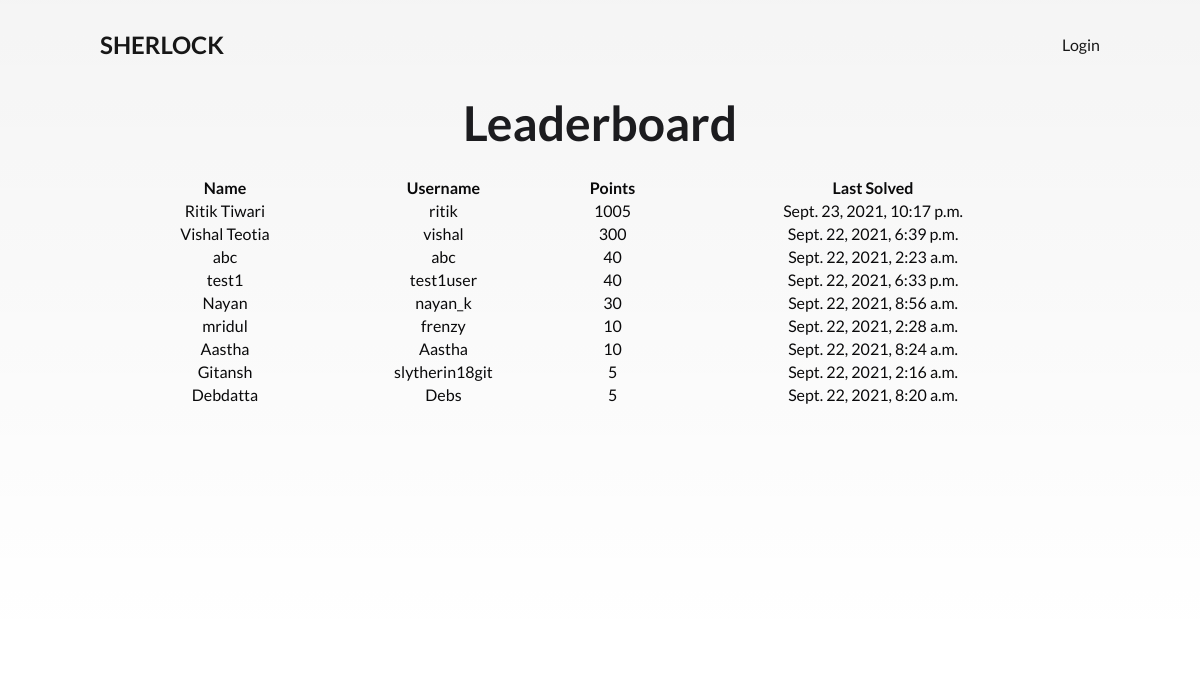
The page /leaderboard/ on the database as committed earlier.
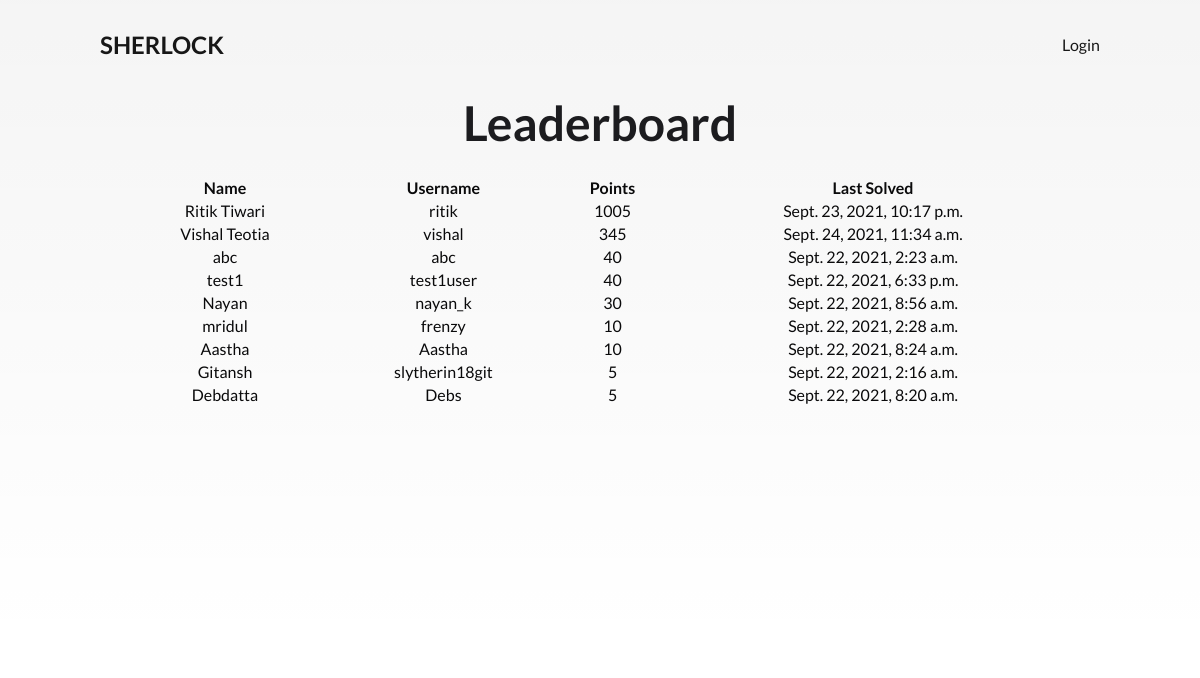
The same page on the database as committed later.
### quiz/models.py (models this page shows, shortened)
class stud(models.Model):
	name = models.CharField(max_length=32)
	username = models.CharField(max_length=32)
	points = models.PositiveIntegerField(default=0)
	lql = models.PositiveIntegerField(default=1)
	time = models.DateTimeField(default=timezone.now)

### quiz/views.py (the view)
# urls.py: path('leaderboard/', quiz_view.leaderboard, name='leaderboard'),
def leaderboard(request):
	stud_list = stud.objects.all().order_by('-points')
	return render(request, 'quiz/leaderboard.html', {'list': stud_list})

### quiz/templates/quiz/leaderboard.html (shortened to what this page needs)
{% extends 'quest/base.html' %} {% load crispy_forms_tags %}  {% block content %}
<div class="cover1 centered">
  <h1>Leaderboard</h1>
  <table class="w3-table w3-striped w3-border w3-center-align" width="80%">
    <tr class="w3-center w3-blue">
      <th>Name</th>
      <th>Username</th>
      <th>Points</th>
      <th>Last Solved</th>
    </tr>
    {% for user in list%}
    <tr>
      <td>{{ user.name }}</td>
      <td>{{ user.username }}</td>
      <td>{{user.points}}</td>
      <td>{{user.time}}</td>
    </tr>
    {% endfor %}
  </table>
</div>
{% endblock %}

Rows that differ between the two databases and show on the page:
changed stud "Vishal Teotia": points "300" → "345"; time "Sept. 22, 2021, 6:39 p.m." → "Sept. 24, 2021, 11:34 a.m."
